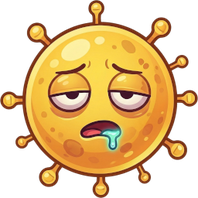
#> input picture apps/germs/germs_test.png, 198 x 198 px, shrunk from 256 x 256 before the run, given in place of ui_explosion_backup.png, which was not available
$ python convert_to_pop.py
#> lines starting #> are read from the running program, lines starting #| are printed output that depends on the picture; after the words box and inside, x2 and y2 are one past the last pixel; in counts of white or black regions, pixels touching at a corner belong together; pictures that were not available may be replaced by others from this repository, and a replacement may not be noted
#!/usr/bin/env python3
"""
Convert explosion sprite to white pop effect.
- Identifies dark/smoky pixels (low saturation, low brightness) and converts them to white
- Identifies yellow/orange explosion pixels and converts them to white
- Preserves the original alpha channel
"""

from PIL import Image
import numpy as np
import colorsys

def rgb_to_hsv_vectorized(r, g, b):
    """Convert RGB arrays to HSV."""
    r, g, b = r / 255.0, g / 255.0, b / 255.0

    maxc = np.maximum(np.maximum(r, g), b)
    minc = np.minimum(np.minimum(r, g), b)

    v = maxc
    s = np.where(maxc != 0, (maxc - minc) / maxc, 0)

    # Hue calculation
    h = np.zeros_like(r)
    delta = maxc - minc

    # Avoid division by zero
    mask = delta != 0

    # Red is max
    red_mask = mask & (maxc == r)
    h[red_mask] = ((g[red_mask] - b[red_mask]) / delta[red_mask]) % 6

    # Green is max
    green_mask = mask & (maxc == g)
    h[green_mask] = (b[green_mask] - r[green_mask]) / delta[green_mask] + 2

    # Blue is max
    blue_mask = mask & (maxc == b)
    h[blue_mask] = (r[blue_mask] - g[blue_mask]) / delta[blue_mask] + 4

    h = h / 6.0  # Normalize to 0-1

    return h, s, v

def analyze_image(img_path):
    """Analyze the image to understand color distribution."""
#> called with img_path = 'ui_explosion_backup.png'
    img = Image.open(img_path).convert('RGBA')
#> img is the input picture: PIL image 198x198 RGBA; mean R, G, B, A 122.3, 89, 40, 142.1
    pixels = np.array(img)

    r, g, b, a = pixels[:,:,0], pixels[:,:,1], pixels[:,:,2], pixels[:,:,3]
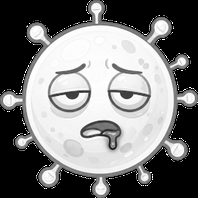
#> r: shape (198, 198); min 0, max 255, mean 122.3
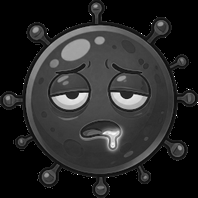
#> b: shape (198, 198); min 0, max 255, mean 40

    # Only analyze visible pixels (alpha > 0)
    visible_mask = a > 10
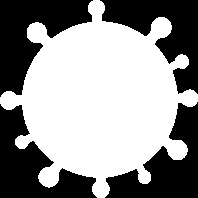
#> visible_mask: shape (198, 198) bool; 57.3% white; 4 black regions, box (x1, y1, x2, y2) and area: (0, 0, 93, 97) 4441, (0, 104, 97, 198) 4176, (100, 0, 198, 94) 4116, (105, 102, 198, 198) 4025

    h, s, v = rgb_to_hsv_vectorized(r, g, b)
#> in rgb_to_hsv_vectorized, `delta = maxc - minc`:
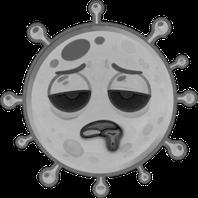
#> delta: shape (198, 198) float64; min 0, max 1, mean 0.33
#> in rgb_to_hsv_vectorized, `mask = delta != 0`: mask: shape (198, 198) bool; 59.2% white; 7 black regions (3 under 20 px), largest, box (x1, y1, x2, y2) and area: (0, 0, 92, 97) 4283, (0, 105, 97, 198) 3976, (101, 0, 198, 94) 3913, (105, 103, 198, 198) 3834
#> in rgb_to_hsv_vectorized, `red_mask = mask & (maxc == r)`: red_mask: shape (198, 198) bool; 58% white; 6 black regions (1 under 20 px), largest, box (x1, y1, x2, y2) and area: (0, 0, 93, 97) 4305, (0, 104, 97, 198) 4002, (100, 0, 198, 94) 3942, (105, 103, 198, 198) 3859, (100, 128, 123, 151) 351
#> in rgb_to_hsv_vectorized, `green_mask = mask & (maxc == g)`: green_mask: shape (198, 198) bool; 1.2% white; 151 white regions (150 under 20 px), largest, box (x1, y1, x2, y2) and area: (101, 128, 123, 151) 275
#> in rgb_to_hsv_vectorized, `h[green_mask] = (b[green_mask] - r[green_mask]) / delta[green_mask] + 2`: h: shape (198, 198) float64; min 0, max 5.99, mean 0.506
#> in rgb_to_hsv_vectorized, `blue_mask = mask & (maxc == b)`: blue_mask: shape (198, 198) bool; 0.49% white in thin lines or dots
#> in rgb_to_hsv_vectorized, `h[blue_mask] = (r[blue_mask] - g[blue_mask]) / delta[blue_mask] + 4`:
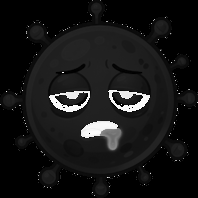
#> h: shape (198, 198) float64; min 0, max 5.99, mean 0.52; drawn with min black and max white

    print("=== Image Analysis ===")
    print(f"Image size: {img.size}")
#| Image size: (198, 198)
    print(f"Total pixels: {pixels.shape[0] * pixels.shape[1]}")
#| Total pixels: 39204
    print(f"Visible pixels (alpha > 10): {np.sum(visible_mask)}")
#| Visible pixels (alpha > 10): 22446

    if np.sum(visible_mask) > 0:
        print(f"\nVisible pixel stats:")
        print(f"  Hue range: {h[visible_mask].min():.3f} - {h[visible_mask].max():.3f}")
#|   Hue range: 0.000 - 0.999
        print(f"  Saturation range: {s[visible_mask].min():.3f} - {s[visible_mask].max():.3f}")
#|   Saturation range: 0.000 - 1.000
        print(f"  Value/Brightness range: {v[visible_mask].min():.3f} - {v[visible_mask].max():.3f}")
#|   Value/Brightness range: 0.149 - 1.000

        # Identify smoky pixels (low saturation, darker)
        smoky_mask = visible_mask & (s < 0.3) & (v < 0.7)
#> smoky_mask: shape (198, 198) bool; 0.33% white in thin lines or dots, all inside (x1, y1, x2, y2) = (18, 3, 194, 188)
        print(f"\nSmoky pixels (low sat, darker): {np.sum(smoky_mask)}")
#| Smoky pixels (low sat, darker): 129

        # Identify yellow/orange pixels (hue around 0.08-0.17, which is yellow-orange range)
        yellow_mask = visible_mask & (h >= 0.05) & (h <= 0.2) & (s > 0.3)
#> yellow_mask: shape (198, 198) bool; 44.2% white; 88 white regions (82 under 20 px), largest, box (x1, y1, x2, y2) and area: (17, 20, 189, 185) 16386, (93, 176, 110, 198) 197, (0, 94, 24, 108) 193, (90, 2, 102, 24) 156, (177, 92, 195, 106) 151, (138, 166, 151, 184) 106
        print(f"Yellow/orange pixels: {np.sum(yellow_mask)}")
#| Yellow/orange pixels: 17313

        # Bright pixels
        bright_mask = visible_mask & (v > 0.8)
#> bright_mask: shape (198, 198) bool; 42% white; 19 white regions (1 under 20 px), largest, box (x1, y1, x2, y2) and area: (26, 26, 174, 173) 13201, (50, 73, 89, 94) 540, (110, 73, 149, 94) 537
        print(f"Bright pixels (v > 0.8): {np.sum(bright_mask)}")
#| Bright pixels (v > 0.8): 16467

        # Dark pixels
        dark_mask = visible_mask & (v < 0.3)
#> dark_mask: shape (198, 198) bool; 1% white; 50 white regions (47 under 20 px), largest, box (x1, y1, x2, y2) and area: (108, 90, 150, 99) 125, (49, 91, 90, 101) 120, (81, 121, 119, 138) 105
        print(f"Dark pixels (v < 0.3): {np.sum(dark_mask)}")
#| Dark pixels (v < 0.3): 411

    return img, pixels

def convert_to_white_pop(img_path, output_path):
    """
    Convert the explosion to a white pop effect.
    All visible pixels become white, preserving original alpha for shape.
    """
#> called with img_path = 'ui_explosion_backup.png', output_path = 'ui_explosion_all_white.png'
    img = Image.open(img_path).convert('RGBA')
    pixels = np.array(img)

    r, g, b, a = pixels[:,:,0], pixels[:,:,1], pixels[:,:,2], pixels[:,:,3]

    # Create new image - all visible pixels become white
    new_pixels = np.zeros_like(pixels)
    new_pixels[:,:,0] = 255  # R = white
    new_pixels[:,:,1] = 255  # G = white
    new_pixels[:,:,2] = 255  # B = white
    new_pixels[:,:,3] = a    # Preserve original alpha

    # Create output image
    output_img = Image.fromarray(new_pixels.astype('uint8'), 'RGBA')
    output_img.save(output_path)
    print(f"Saved white version to: {output_path}")
    return output_img

def convert_smoke_to_white_keep_explosion(img_path, output_path):
    """
    Convert only the dark smoky parts to white, keep the yellow explosion.
    """
#> called with img_path = 'ui_explosion_backup.png', output_path = 'ui_explosion_smoke_white.png'
    img = Image.open(img_path).convert('RGBA')
    pixels = np.array(img).astype(np.float32)

    r, g, b, a = pixels[:,:,0], pixels[:,:,1], pixels[:,:,2], pixels[:,:,3]

    h, s, v = rgb_to_hsv_vectorized(r, g, b)
#> in rgb_to_hsv_vectorized (call 2), `h[green_mask] = (b[green_mask] - r[green_mask]) / delta[green_mask] + 2`: h: shape (198, 198) float32; min 0, max 5.99, mean 0.506
#> in rgb_to_hsv_vectorized (call 2), `h[blue_mask] = (r[blue_mask] - g[blue_mask]) / delta[blue_mask] + 4`: h: shape (198, 198) float32; min 0, max 5.99, mean 0.52

    visible_mask = a > 10

    # Identify smoky/dark pixels: low saturation OR dark value
    # These are the grayish smoke particles
    smoky_mask = visible_mask & ((s < 0.4) | (v < 0.5))
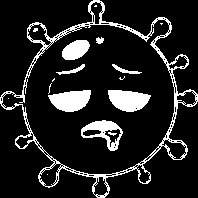
#> smoky_mask: shape (198, 198) bool; 13.4% white; 17 white regions (9 under 20 px), largest, box (x1, y1, x2, y2) and area: (0, 0, 198, 198) 2649, (108, 90, 151, 112) 681, (48, 90, 91, 112) 672

    new_pixels = pixels.copy()

    # Convert smoky pixels to white
    new_pixels[:,:,0][smoky_mask] = 255
    new_pixels[:,:,1][smoky_mask] = 255
    new_pixels[:,:,2][smoky_mask] = 255

    output_img = Image.fromarray(new_pixels.astype('uint8'), 'RGBA')
    output_img.save(output_path)
    print(f"Saved smoke-to-white version to: {output_path}")
    return output_img

def convert_all_to_white_preserve_luminosity(img_path, output_path):
    """
    Convert all colors to white but use original luminosity for alpha.
    This creates a cleaner pop effect where brighter areas are more visible.
    """
#> called with img_path = 'ui_explosion_backup.png', output_path = 'ui_explosion.png'
    img = Image.open(img_path).convert('RGBA')
    pixels = np.array(img).astype(np.float32)

    r, g, b, a = pixels[:,:,0], pixels[:,:,1], pixels[:,:,2], pixels[:,:,3]

    # Calculate luminosity
    luminosity = 0.299 * r + 0.587 * g + 0.114 * b
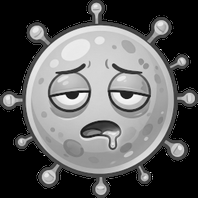
#> luminosity: shape (198, 198) float32; min 0, max 253.7, mean 93.3

    # New alpha = original alpha * (luminosity factor)
    # This makes bright parts more visible, dark smoke less visible
    # Normalize luminosity to 0-1 range
    lum_normalized = luminosity / 255.0

    # Boost the luminosity effect - make bright areas pop more
    lum_boosted = np.clip(lum_normalized * 1.5, 0, 1)

    # New alpha combines original alpha with boosted luminosity
    new_alpha = (a / 255.0) * lum_boosted * 255.0

    new_pixels = np.zeros_like(pixels)
    new_pixels[:,:,0] = 255  # White
    new_pixels[:,:,1] = 255
    new_pixels[:,:,2] = 255
    new_pixels[:,:,3] = np.clip(new_alpha, 0, 255)

    output_img = Image.fromarray(new_pixels.astype('uint8'), 'RGBA')
    output_img.save(output_path)
    print(f"Saved luminosity-based white pop to: {output_path}")
    return output_img

if __name__ == "__main__":
    input_path = "ui_explosion_backup.png"

    print("Analyzing original image...")
    analyze_image(input_path)

    print("\n" + "="*50)
    print("Creating variations...")
    print("="*50 + "\n")

    # Option 1: All white, original alpha (simple)
    convert_to_white_pop(input_path, "ui_explosion_all_white.png")

    # Option 2: Smoke to white, keep yellow explosion colors
    convert_smoke_to_white_keep_explosion(input_path, "ui_explosion_smoke_white.png")

    # Option 3: All white, but use luminosity to modify alpha (pop effect - removes dark smoke visibility)
    convert_all_to_white_preserve_luminosity(input_path, "ui_explosion.png")

    print("\n=== Done! ===")
    print("Created 3 versions:")
    print("  1. ui_explosion_all_white.png - Everything white, original alpha")
    print("  2. ui_explosion_smoke_white.png - Smoke white, yellow kept")
    print("  3. ui_explosion.png - White pop effect (dark smoke faded out)")

$ run again, on apps/arctic_clusters_unused_assets/assets/spines/anticipation/anticipation.webp
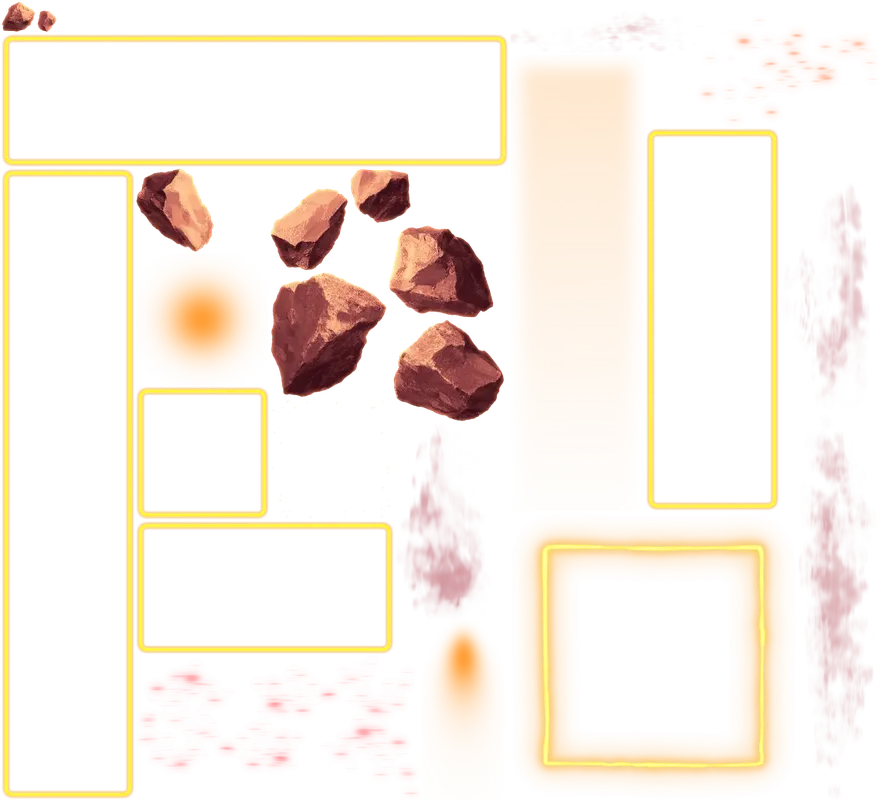
#> input picture apps/arctic_clusters_unused_assets/assets/spines/anticipation/anticipation.webp, 881 x 801 px, shrunk from 1140 x 1036 before the run, given in place of ui_explosion_backup.png, which was not available
#> in analyze_image, img is the input picture: PIL image 881x801 RGBA; mean R, G, B, A 122.6, 82.3, 46.2, 32.9
#> in analyze_image, `visible_mask = a > 10`:
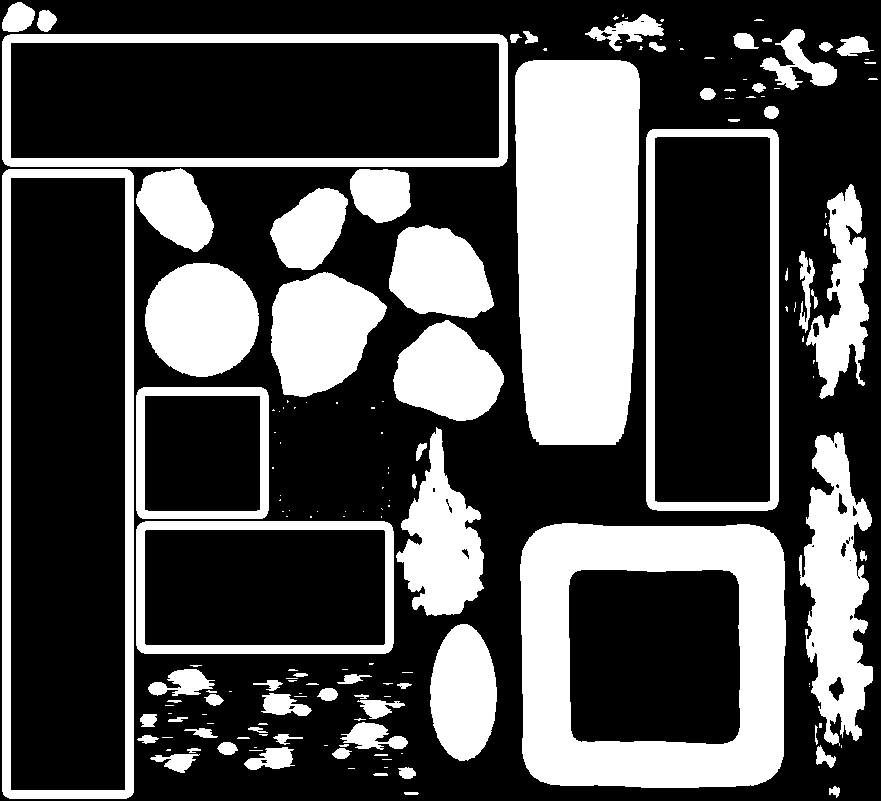
#> visible_mask: shape (801, 881) bool; 31.8% white; 167 white regions (90 under 20 px), largest, box (x1, y1, x2, y2) and area: (515, 60, 640, 445) 44450, (520, 523, 786, 788) 38734, (799, 432, 873, 746) 13412
#> mask: shape (801, 881) bool; 59% white; 861 black regions (791 under 20 px), largest, box (x1, y1, x2, y2) and area: (16, 184, 120, 784) 60346, (15, 47, 496, 152) 49262, (657, 142, 767, 498) 38921
#> red_mask: shape (801, 881) bool; 52.6% white; 481 black regions (394 under 20 px), largest, box (x1, y1, x2, y2) and area: (13, 179, 123, 787) 64419, (13, 45, 497, 155) 53228, (657, 139, 769, 499) 39531
#> green_mask: shape (801, 881) bool; 4.1% white; 1203 white regions (928 under 20 px), largest, box (x1, y1, x2, y2) and area: (14, 45, 497, 154) 2031, (14, 184, 32, 783) 900, (147, 533, 376, 636) 889
#> blue_mask: shape (801, 881) bool; 3.3% white; 1114 white regions (884 under 20 px), largest, box (x1, y1, x2, y2) and area: (13, 48, 495, 155) 1351, (143, 654, 366, 676) 848, (147, 398, 255, 509) 724
#| Image size: (881, 801)
#| Total pixels: 705681
#| Visible pixels (alpha > 10): 224063
#|   Hue range: 0.000 - 0.999
#|   Saturation range: 0.086 - 1.000
#|   Value/Brightness range: 0.196 - 1.000
#| Smoky pixels (low sat, darker): 6
#> yellow_mask: shape (801, 881) bool; 21.6% white; 178 white regions (146 under 20 px), largest, box (x1, y1, x2, y2) and area: (515, 60, 640, 445) 44450, (520, 523, 786, 788) 38734, (2, 169, 134, 799) 13319
#| Yellow/orange pixels: 152233
#| Bright pixels (v > 0.8): 195928
#> dark_mask: shape (801, 881) bool; 0.52% white; 71 white regions (57 under 20 px), largest, box (x1, y1, x2, y2) and area: (288, 344, 362, 393) 1350, (457, 258, 489, 308) 911, (371, 179, 407, 209) 368
#| Dark pixels (v < 0.3): 3702
#> in convert_all_to_white_preserve_luminosity, `luminosity = 0.299 * r + 0.587 * g + 0.114 * b`:
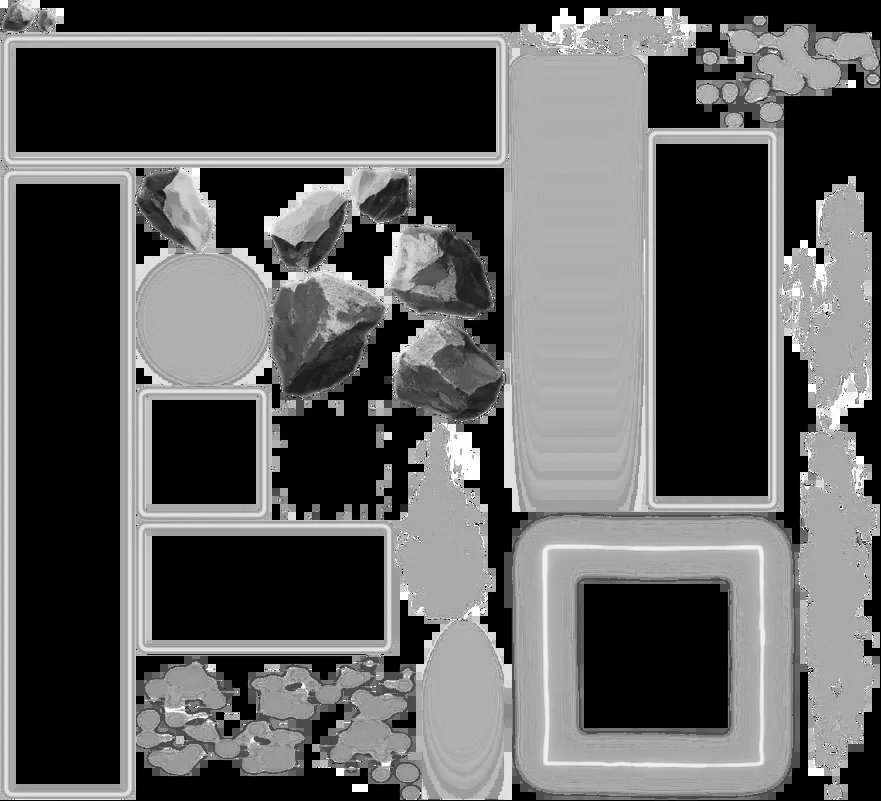
#> luminosity: shape (801, 881) float32; min 0, max 255, mean 90.2
